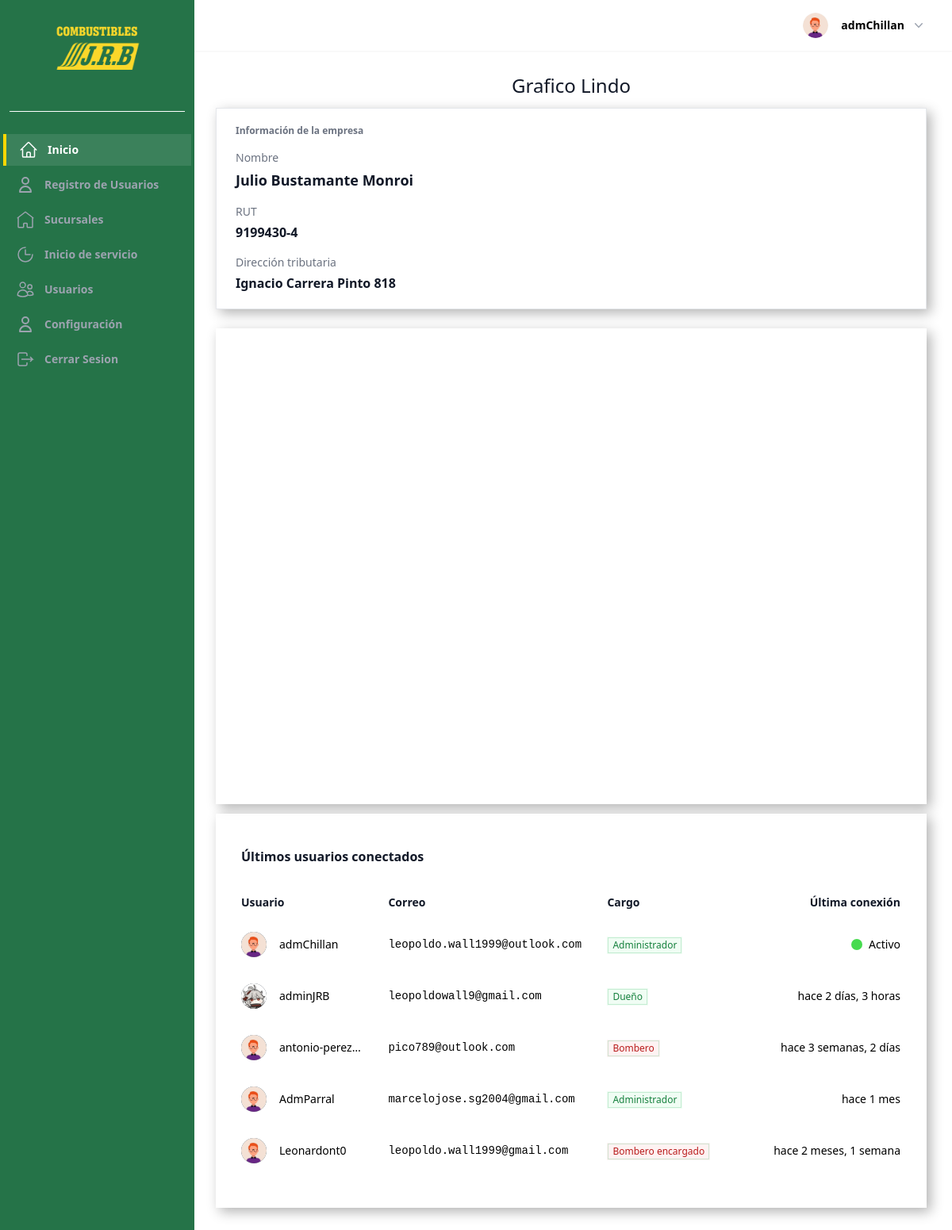
Screenshot of / (signed in) with the database file from the repository.
### UsuarioApp/models.py (models this page shows, shortened)
class Profile(models.Model):
    last_activity = models.DateTimeField(null=True, blank=True)
    image = models.ImageField(upload_to=profile_picture_path, default="profile.webp")
    user_FK = models.OneToOneField(
        User, on_delete=models.CASCADE, related_name="profile",
    )
    position_FK = models.ForeignKey(
        Position, on_delete=models.SET_NULL, null=True, blank=True
    )
    company_rut = models.CharField(
        max_length=12,
        blank=True,
        null=True,
        validators=[
            RegexValidator(
                regex=r"^[0-9.]+-[0-9kK]{1}$",
                message="Ingrese un RUT válido en el formato 12.345.678-9",
            )
        ],
        verbose_name="RUT Empresa",
    )
    phone = models.CharField(max_length=20, blank=True, verbose_name="Teléfono")
    gender = models.CharField(
        max_length=1,
        choices=GENDER_CHOICES,
        null=True,
        blank=True,
        verbose_name="Sexo",
    )
    date_of_birth = models.DateField(
        null=True,
        blank=True,
        verbose_name="Fecha de nacimiento",
    )
    salario = models.DecimalField(
        max_digits=10, decimal_places=2, null=True, blank=True, verbose_name="Salario",
    )
    address = models.CharField(max_length=255, blank=True, verbose_name="Dirección")
    date_of_hire = models.DateField(null=True, blank=True, verbose_name="Fecha de contratación")
    is_partime = models.BooleanField(
        default=False,
        choices=[(True, "Tiempo completo"), (False, "Medio tiempo")],
        verbose_name="Tipo de jornada",
    )
    examen_medico = models.FileField(
        upload_to="documentos/examenes/",
        null=True,
        blank=True,
        verbose_name="Examen médico",
    )
    contrato = models.FileField(
        upload_to="documentos/contratos/",
        null=True,
        blank=True,
        verbose_name="Contrato",
    )
    current_branch = models.ForeignKey(
        Sucursal,
        on_delete=models.SET_NULL,
        null=True,
        blank=True,
        related_name="current_profiles",
        verbose_name="Sucursal actual",
    )
    def save(self, *args, **kwargs):
        update_last_activity = kwargs.pop("update_last_activity", False)
        if update_last_activity:
            self.last_activity = timezone.now()
            kwargs["update_fields"] = ["last_activity"]
        if self.pk:
            handle_old_image(Profile, self.pk, self.image)
        super(Profile, self).save(*args, **kwargs)
        if self.image and os.path.exists(self.image.path):
            resize_image(self.image.path, 300)
            crop_image(self.image.path, 300)
    def update_last_activity(self):
        self.save(update_last_activity=True)
    def _has_permission(self, code: str) -> bool:
        return bool(self.position_FK and self.position_FK.permission_code == code)
    def is_owner(self) -> bool:
        return self._has_permission("OWNER")
    def is_admin(self) -> bool:
        return self._has_permission("ADMINISTRATOR")
    class Meta:
        verbose_name = "Perfil"
        verbose_name_plural = "Perfiles"
        ordering = ["-id"]

class Position(models.Model):
    user_position = models.CharField(max_length=45, unique=True)
    permission_code = models.CharField(
        max_length=25, choices=PERMISOS, default="ATTENDANT"
    )
    class Meta:
        db_table = "position"

### homeApp/models.py (models this page shows, shortened)
class Company(models.Model):
    rut = models.CharField(
        max_length=12,
        unique=True,
        validators=[
            RegexValidator(
                regex=r"^[0-9.]+-[0-9kK]{1}$",
                message="Ingrese un RUT válido en el formato 12.345.678-9",
            )
        ],
        verbose_name="RUT",
    )
    business_name = models.CharField(
        max_length=255,
        verbose_name="Razón social",
    )
    tax_address = models.CharField(
        max_length=255,
        verbose_name="Dirección tributaria",
    )
    profile = models.OneToOneField(
        "UsuarioApp.Profile",
        on_delete=models.CASCADE,
        related_name="company",
        verbose_name="Perfil",
    )
    class Meta:
        verbose_name = "Empresa"
        verbose_name_plural = "Empresas"
        db_table = "UsuarioApp_company"
    @staticmethod
    def normalize_rut(rut: Optional[str]) -> Optional[str]:
        if not rut:
            return rut
        normalized = rut.replace(".", "").strip()
        number, *verifier = normalized.split("-")
        if verifier:
            normalized = f"{number}-{verifier[0].upper()}"
        return normalized

### homeApp/views.py (the view)
# urls.py: path("", views.HomeView.as_view(), name="Home"),
class HomeView(LoginRequiredMixin, ListView):
    model = User
    template_name = "pages/index.html"
    def get_queryset(self):
        last_connected_users = User.objects.filter(
            Q(last_login__isnull=False)
        ).order_by("-last_login")[:5]
        return last_connected_users
    def get_context_data(self, **kwargs):
        context = super().get_context_data(**kwargs)
        recent_activity_cutoff = timezone.now() - timezone.timedelta(minutes=2)
        active_users = Profile.objects.filter(
            last_activity__gte=recent_activity_cutoff
        ).values_list("user_FK_id", flat=True)
        context["active_users"] = active_users
        company = None
        try:
            profile = self.request.user.profile
        except Profile.DoesNotExist:
            profile = None
        if profile:
            try:
                company = profile.company
            except Company.DoesNotExist:
                company = None
            if not company and profile.company_rut:
                normalized_rut = Company.normalize_rut(profile.company_rut)
                company = Company.objects.filter(rut=normalized_rut).first()
        context["company"] = company
        return context

### utils/customer_img.py (called while the page is built, shortened)
def resize_image(img_path, img_size):
    try:
        with Image.open(img_path) as img:
            ancho, alto = img.size
    except (FileExistsError, UnidentifiedImageError):
        print("Error al Redimensionar la imagen")

def crop_image(img_path, img_size):
    try:
        with Image.open(img_path) as img:
            ancho, alto = img.size
    except (FileExistsError, UnidentifiedImageError):
        print("Erro al Recortar la imagen")

def handle_old_image(modelo, pk, image):
    default_image = "profile.webp"
    old_profile = modelo.objects.get(pk=pk)
    default_image_path = os.path.join(settings.MEDIA_ROOT, default_image)
    if (
        old_profile.image.path != image.path
        and old_profile.image.path != default_image_path
    ):
        default_storage.delete(old_profile.image.path)

### templates/pages/index.html (shortened to what this page needs)
{% extends 'components/Layout/base_extendido.html' %}
{% load static %}
{% load humanize %}
{% block content_main %}
  <div class="sm:h-dvh">
      <h2 class="text-gray-900 text-center pb-3 text-2xl" >Grafico Lindo</h2>
      {% if company %}
      <div class="mb-6">
        <div class="bg-white-base border border-gray-200 rounded-2xl shadow-sm px-6 py-5">
          <p class="text-xs font-semibold uppercase tracking-wide text-gray-500">Información de la empresa</p>
          <div class="mt-4 grid gap-4 sm:grid-cols-3">
            <div>
              <p class="text-sm font-medium text-gray-500">Nombre</p>
              <p class="mt-1 text-lg font-semibold text-gray-900">{{ company.business_name }}</p>
            </div>
            <div>
              <p class="text-sm font-medium text-gray-500">RUT</p>
              <p class="mt-1 text-base font-semibold text-gray-900">{{ company.rut }}</p>
            </div>
            <div>
              <p class="text-sm font-medium text-gray-500">Dirección tributaria</p>
              <p class="mt-1 text-base font-semibold text-gray-900">{{ company.tax_address }}</p>
            </div>
          </div>
        </div>
      </div>
      {% endif %}
      <div class="bg-white-base border-gray-700 w-full h-[600px]" id="chart_home">
  </div>
  <div class="bg-white-base mt-3 border-gray-700 py-10 mb-5">
    <h2 class="px-4 text-base font-semibold leading-7 text-gray-900 sm:px-6 lg:px-8">Últimos usuarios conectados</h2>
    <table aria-labelledby="tablaUsuarios" aria-describedby="tablaUsuariosConectados" class="mt-6 w-full whitespace-nowrap text-left">
      <colgroup>
        <col class="w-full sm:w-4/12">
        <col class="lg:w-4/12">
        <col class="lg:w-2/12">
        <col class="lg:w-1/12">
        <col class="lg:w-1/12">
      </colgroup>
      <thead class="border-b border-white/10 text-sm leading-6 text-gray-900">
        <tr>
          <th scope="col" class="py-2 pl-4 pr-8 font-semibold sm:pl-6 lg:pl-8">Usuario</th>
          <th scope="col" class="hidden py-2 pl-0 pr-8 font-semibold sm:table-cell">Correo</th>
          <th scope="col" class="hidden py-2 pl-0 pr-4 text-right font-semibold sm:pr-8 sm:text-left lg:pr-20 sm:table-cell">Cargo</th>
          <th scope="col" class="py-2 pl-0 pr-4 text-right font-semibold sm:pr-6 lg:pr-8">Última conexión</th>
        </tr>
      </thead>
      <tbody class="divide-y divide-white/5">
        {% if object_list  %}
          {% for user in object_list  %}
            <tr>
              <td class="py-4 pl-4 pr-8 sm:pl-6 lg:pl-8">
                <div class="flex items-center gap-x-4">
                  <img src="{{ user.profile.image.url }}" alt="perfil" class="h-8 w-8 rounded-full bg-gray-800">
                  <div class="truncate text-sm font-medium leading-6 text-black">{{ user.username }}</div>
                </div>
              </td>
              <td class="hidden py-4 pl-0 pr-4 sm:table-cell sm:pr-8">
                <div class="flex gap-x-3">
                  <div class="font-mono text-sm leading-6 text-black">{{ user.email }}</div>
                </div>
              </td>
              <td class="hidden py-4 pl-0 pr-4 text-sm leading-6 sm:pr-8 lg:pr-20 sm:table-cell">
                <div class="flex items-center justify-end gap-x-2 sm:justify-start">
                  <div class="hidden text-white sm:block">
                    {% if user.profile.is_owner or user.profile.is_admin %}
                      <span class="inline-flex flex-shrink-0 items-center rounded-full bg-green-50 px-1.5 py-0.5 text-xs font-medium text-green-700 ring-1 ring-inset ring-green-600/20">
                        {{ user.profile.position_FK.user_position }}
                      </span>
                    {% else %}
                      <span class="inline-flex flex-shrink-0 items-center rounded-full bg-red-50 px-1.5 py-0.5 text-xs font-medium text-red-700 ring-1 ring-inset ring-green-600/20">
                          {{ user.profile.position_FK.user_position }}
                      </span>
                    {% endif %}
                  </div>
                </div>
              </td>
              <td class="py-4 pl-0 pr-4 text-right text-sm leading-6 text-black sm:pr-6 lg:pr-8">
                  {% if user.id in active_users %}
                    <div class="flex items-center justify-end gap-x-2 sm:justify-end">
                    <div class="flex-none rounded-full p-1 text-green-400 bg-green-400/10">
                      <div class="h-1.5 w-1.5 rounded-full bg-grren-400/10"></div>
                    </div>
                    <div class=" text-black ">Activo</div>
                  </div>
                  {% else %}
                      {{ user.profile.last_activity|naturaltime }}
                  {% endif %}
              </td>
            </tr>
          {% endfor %}
        {% endif %}
      </tbody>
    </table>
  </div>
  <div class="footer-space"></div>
{% endblock content_main %}

### templates/components/header/components/profile.html (shortened to what this page needs)
{% load static %}
<div class="relative" x-data="{ openUser: false }">
  <button type="button" class="-m-1.5 flex items-center p-1.5" id="user-menu-button" aria-expanded="false" aria-haspopup="true" @click="openUser = !openUser">
    <img class="h-8 w-8 rounded-full bg-gray-50" src="{{ request.user.profile.image.url }}" alt="perfil">
    <span class="hidden lg:flex lg:items-center">
      <span class="ml-4 text-sm font-semibold leading-6 text-black" aria-hidden="true">{{ request.user }}</span>
      <svg class="ml-2 h-5 w-5 text-gray-400" viewBox="0 0 20 20" fill="currentColor" aria-hidden="true">
        <path fill-rule="evenodd" d="M5.23 7.21a.75.75 0 011.06.02L10 11.168l3.71-3.938a.75.75 0 111.08 1.04l-4.25 4.5a.75.75 0 01-1.08 0l-4.25-4.5a.75.75 0 01.02-1.06z" clip-rule="evenodd" />
      </svg>
    </span>
  </button>
</div>

### static/css/mensajes.css (style rules this page uses)
button { padding: 10px; }

### rows the page displays
Company: business_name "Julio Bustamante Monroi", rut "9199430-4", tax_address "Ignacio Carrera Pinto 818"

### other values shown
{{ request.user }} "admChillan"
{{ user.username }} "admChillan"
{{ user.email }} "leopoldo.wall1999@outlook.com"
{{ user.profile.position_FK.user_position }} "Administrador"
{{ user.username }} "adminJRB"
{{ user.email }} "leopoldowall9@gmail.com"
{{ user.profile.position_FK.user_position }} "Dueño"
{{ user.profile.last_activity|naturaltime }} "hace 2 días, 3 horas"
{{ user.username }} "antonio-perez…"
{{ user.email }} "pico789@outlook.com"
{{ user.profile.position_FK.user_position }} "Bombero"
{{ user.profile.last_activity|naturaltime }} "hace 3 semanas, 2 días"
{{ user.username }} "AdmParral"
{{ user.email }} "marcelojose.sg2004@gmail.com"
{{ user.profile.last_activity|naturaltime }} "hace 1 mes"
